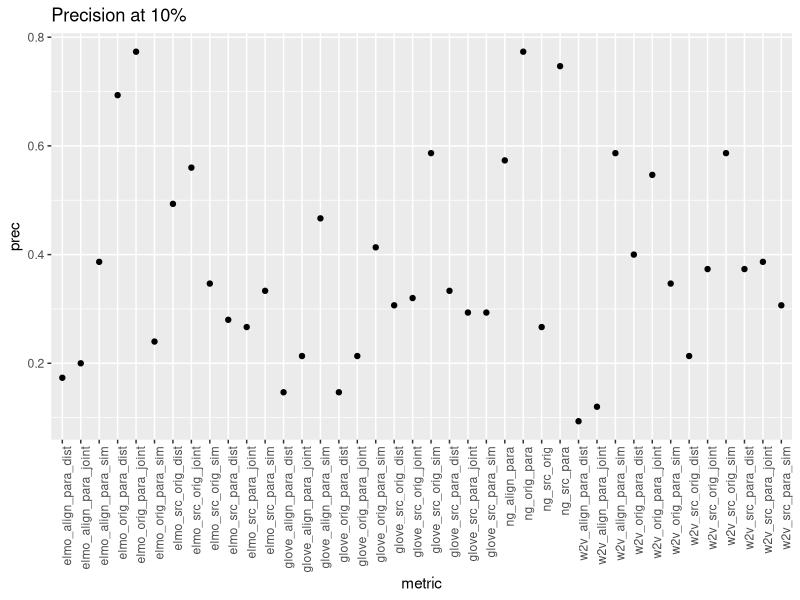
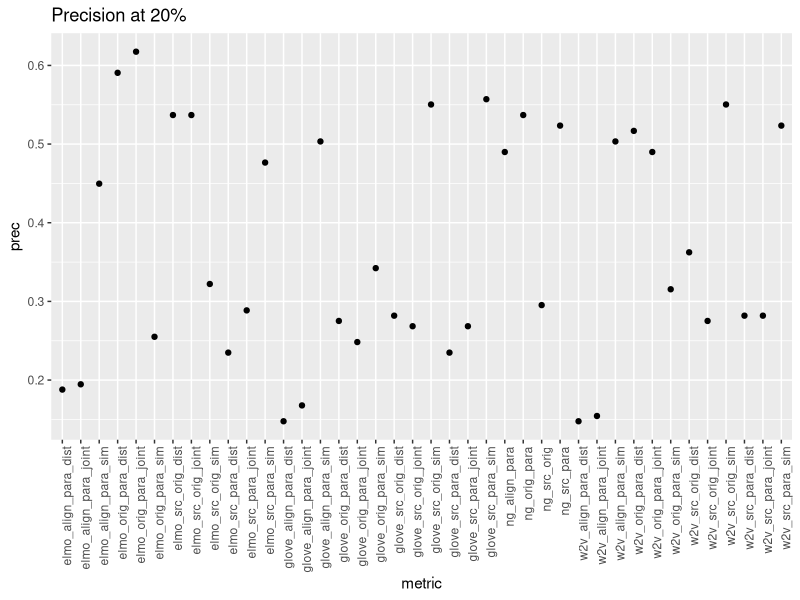
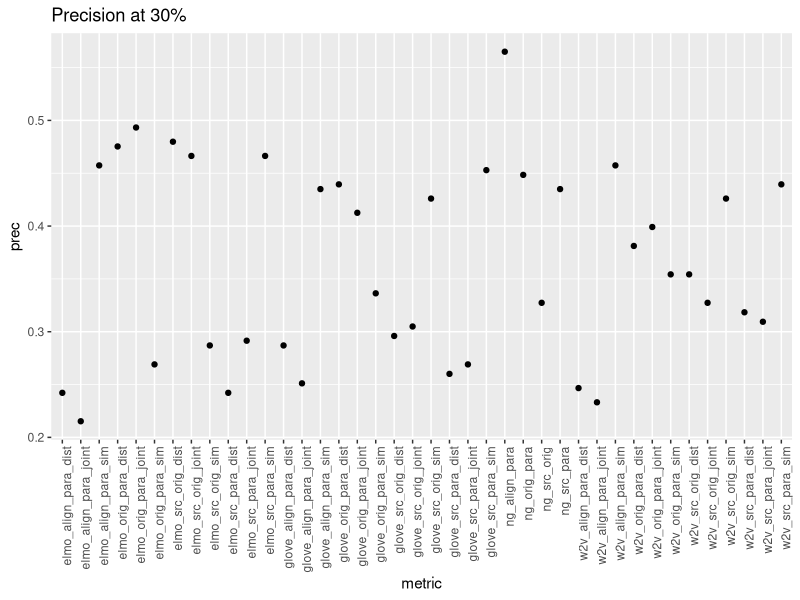
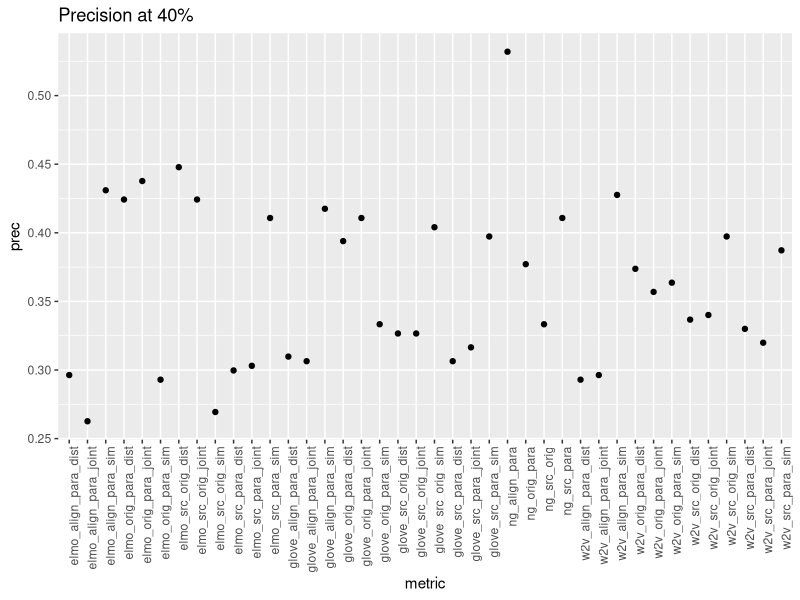
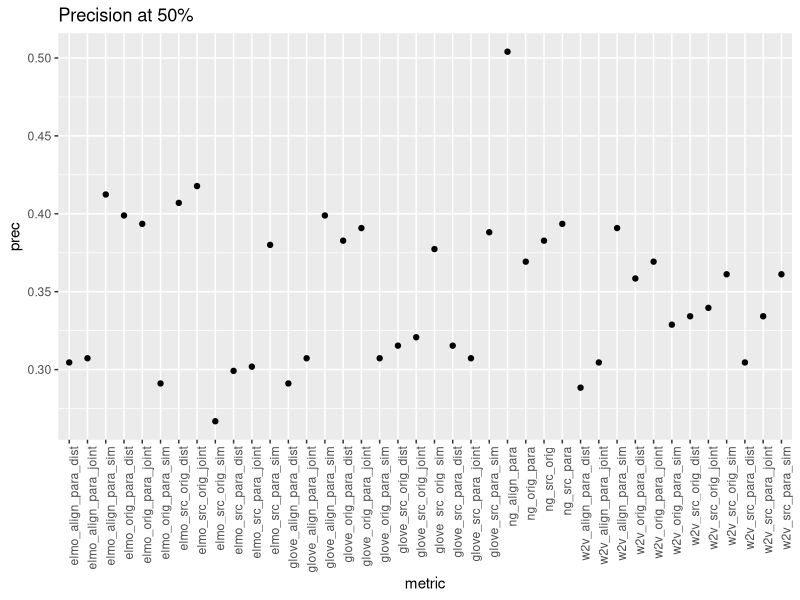
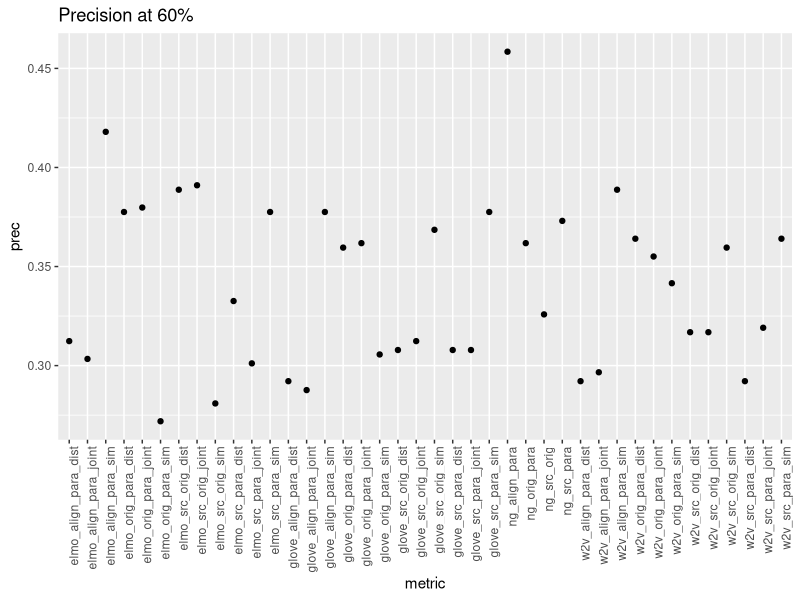
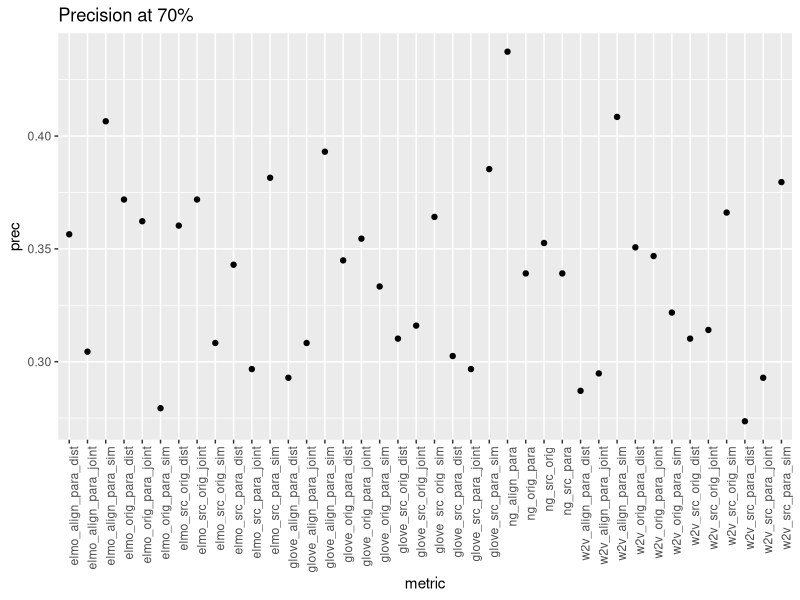
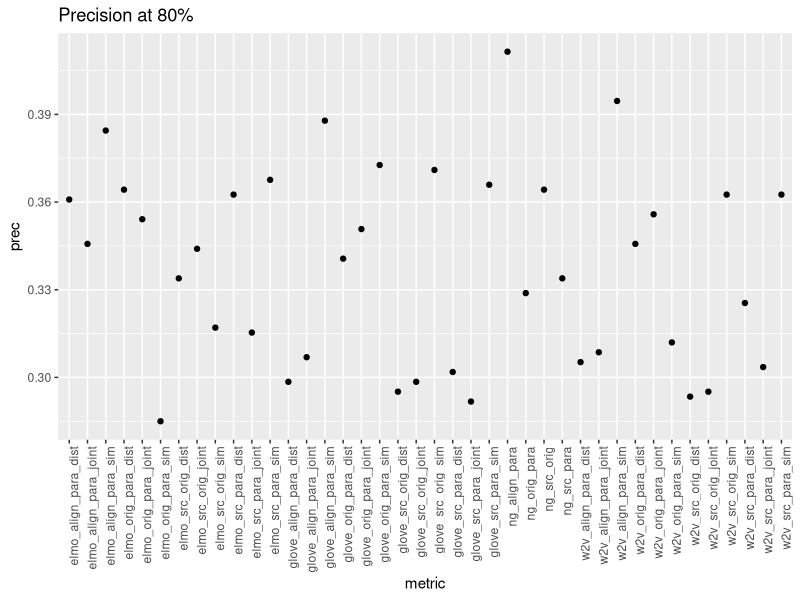

R code for these plots, in order:
library(tidyr)
library(ggplot2)

setwd("~/bin/git/genpara/alignment scripts")
sane = read.csv('sanity_output.tsv', header = TRUE, sep = '\t')
# sane = read.csv('genpara.maxent.nobias.tsv.csv', header = FALSE, sep = ' ')

# EXAMPLE OF HOW TO ORDER
# test[order(test$sane.glove_src_para_sim),]
# select(sane[order(sane$glove_src_para_sim),], glove_src_para_sim)



# sane$met_prec = paste(sane$metric,sane$percent)

tens = subset(sane, percent == 10)
twenties = subset(sane, percent == 20)
thirties = subset(sane, percent == 30)
forties = subset(sane, percent == 40)
fifties = subset(sane, percent == 50)
sixty = subset(sane, percent == 60)
seventy = subset(sane, percent == 70)
eighty = subset(sane, percent == 80)
ninety = subset(sane, percent == 90)
all = subset(sane, percent == 100)
# tens = tens[order(tens$prec)]

# plot(x=tens$metric, y=tens$prec)

graphprec <- function(dataset, title){
  # ggplot(data=dataset, aes(x=reorder(metric, -prec),y=prec)) +
  ggplot(data=dataset, aes(x=metric,y=prec)) +
    ggtitle(title) +
    geom_point() +
    theme(axis.text.x = element_text(angle = 90, hjust = 1))
}
graphrec <- function(dataset, title){
  # ggplot(data=dataset, aes(x=reorder(metric, -rec),y=rec)) +
  ggplot(data=dataset, aes(x=metric,y=rec)) +
    ggtitle(title) +
    geom_point() +
    theme(axis.text.x = element_text(angle = 90, hjust = 1))
}
graphavg <- function(dataset, title){
  # ggplot(data=dataset, aes(x=reorder(metric, -AveP),y=AveP)) +
  ggplot(data=dataset, aes(x=metric,y=AveP)) +
    ggtitle(title) +
    geom_point() +
    theme(axis.text.x = element_text(angle = 90, hjust = 1))
}

pdfpath = "testpdf.pdf"
pdf(file = pdfpath)

graphprec(tens, "Precision at 10%")
graphprec(twenties, "Precision at 20%")
graphprec(thirties, "Precision at 30%")
graphprec(forties, "Precision at 40%")
graphprec(fifties, "Precision at 50%")
graphprec(sixty, "Precision at 60%")
graphprec(seventy, "Precision at 70%")
graphprec(eighty, "Precision at 80%")
graphprec(ninety, "Precision at 90%")
graphprec(all, "Precision at 100%")

graphrec(tens, "Recall at 10%")
graphrec(twenties, "Recall at 20%")
graphrec(thirties, "Recall at 30%")
graphrec(forties, "Recall at 40%")
graphrec(fifties, "Recall at 50%")
graphrec(sixty, "Recall at 60%")
graphrec(seventy, "Recall at 70%")
graphrec(eighty, "Recall at 80%")
graphrec(ninety, "Recall at 90%")
graphrec(all, "Recall at 100%")

graphrec(tens, "AvgP at 10%")
graphrec(twenties, "AvgP at 20%")
graphrec(thirties, "AvgP at 30%")
graphrec(forties, "AvgP at 40%")
graphrec(fifties, "AvgP at 50%")
graphrec(sixty, "AvgP at 60%")
graphrec(seventy, "AvgP at 70%")
graphrec(eighty, "AvgP at 80%")
graphrec(ninety, "AvgP at 90%")
graphrec(all, "AvgP at 100%")

dev.off()
